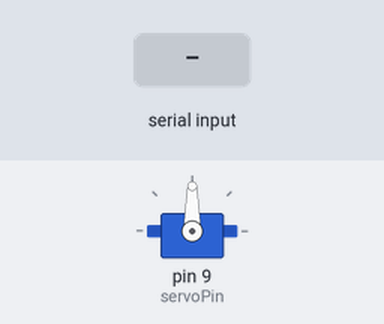
Bench run of a program on a simulated Arduino Uno, built with avr-gcc and run on an emulated ATmega328P. Shown: servo. Inputs (shaded band) come from the test bench.

Above: at 1.2 s.
1.3 s: "a" received over Serial
At 2.4 s:
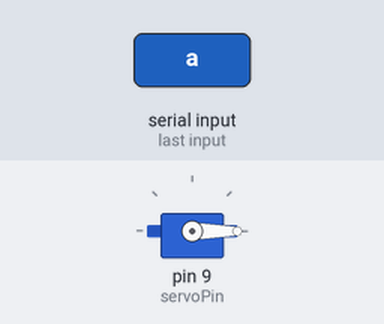
3.0 s: "c" received over Serial
At 3.9 s:
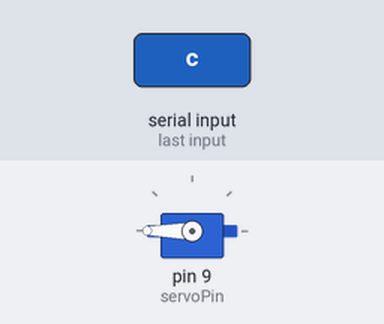
5.0 s: "b" received over Serial
At 6.6 s:
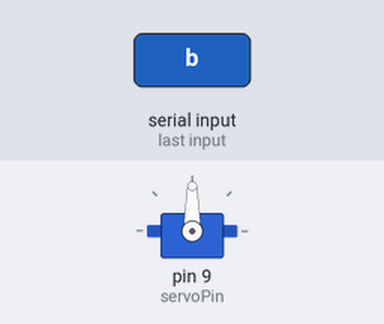
Timing chart, 0 to 8.1 s (numbered marks = the images above; inputs shaded):
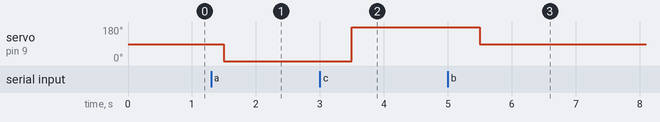

Measured:
- after the input at 1.3 s, servo on pin 9 (servoPin): 90° → 0° after 0.20 s
- after the input at 3.0 s, servo on pin 9 (servoPin): 0° → 180° after 0.50 s
- after the input at 5.0 s, servo on pin 9 (servoPin): 180° → 90° after 0.50 s

The program:

main.cpp
```cpp
#include <Arduino.h>
#include <Servo.h>

Servo myServo; // Create a servo object

const int servoPin = 9; // Define the pin connected to the servo

void setup()
{
    myServo.attach(servoPin); // Attach the servo to the defined pin
    Serial.begin(9600);
    myServo.attach(servoPin); // Attach the servo to the defined pin
}


void loop()
{ char incomingByte = Serial.read(); // Read the incoming byte

    if (incomingByte == 'a')
    {
        myServo.write(0); // Rotate the servo to 0 degrees
    }
    else if (incomingByte == 'b')
    {
        myServo.write(90); // Rotate the servo to 90 degrees
    }
    else if (incomingByte == 'c')
    {
        myServo.write(180); // Rotate the servo to 180 degrees
    }


    delay(500); // Wait at 0 degrees
}
```
